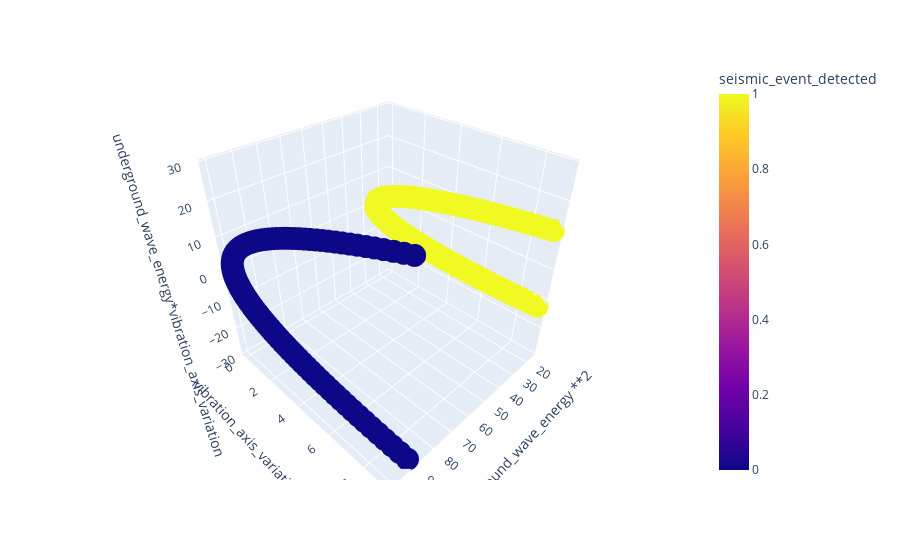

Notebook code cell kept with this figure:
### Code cell
fig.show()

### Figure 1 — Plotly figure (JSON) as saved in the notebook; plotly's stock layout.template omitted (floating-point values rounded to 4 significant figures; data arrays with more than 128 entries replaced by an {"elided": "..."} marker saying what was removed)
{"data": [{"hovertemplate": "underground_wave_energy **2=%{x}<br>vibration_axis_variation **2=%{y}<br>underground_wave_energy*vibration_axis_variation=%{z}<br>seismic_event_detected=%{marker.color}<extra></extra>", "legendgroup": "", "marker": {"color": {"elided": "400 int values"}, "coloraxis": "coloraxis", "symbol": "circle"}, "mode": "markers", "name": "", "scene": "scene", "showlegend": false, "type": "scatter3d", "x": {"elided": "400 float values"}, "y": {"elided": "400 float values"}, "z": {"elided": "400 float values"}}], "layout": {"coloraxis": {"colorbar": {"title": {"text": "seismic_event_detected"}}, "colorscale": [[0, "#0d0887"], [0.1111, "#46039f"], [0.2222, "#7201a8"], [0.3333, "#9c179e"], [0.4444, "#bd3786"], [0.5556, "#d8576b"], [0.6667, "#ed7953"], [0.7778, "#fb9f3a"], [0.8889, "#fdca26"], [1, "#f0f921"]]}, "legend": {"tracegroupgap": 0}, "margin": {"t": 60}, "scene": {"domain": {"x": [0, 1], "y": [0, 1]}, "xaxis": {"title": {"text": "underground_wave_energy **2"}}, "yaxis": {"title": {"text": "vibration_axis_variation **2"}}, "zaxis": {"title": {"text": "underground_wave_energy*vibration_axis_variation"}}}}}
